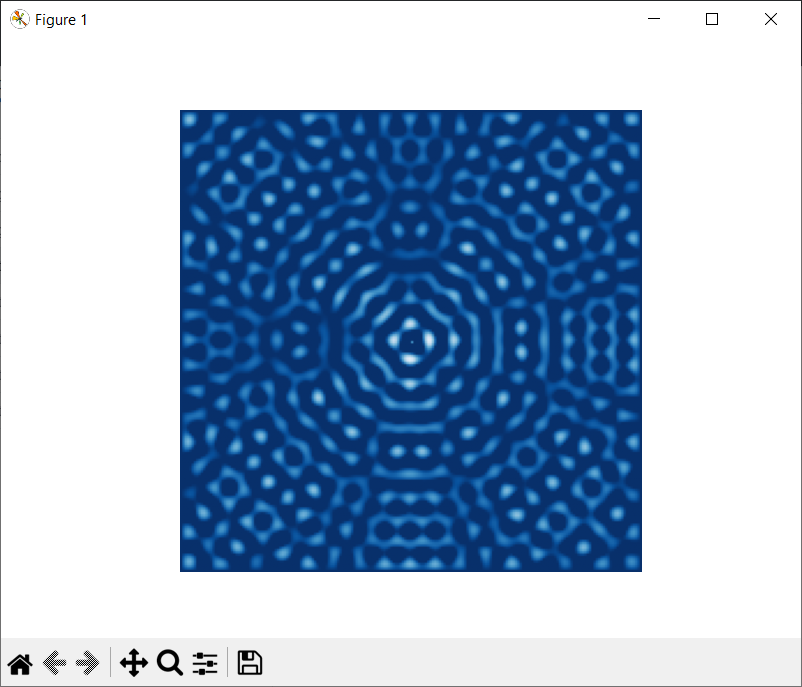

Recreate this plot in Python.
import numpy as np
import matplotlib.pyplot as plt
import matplotlib.animation as animation
from wave_eqn2d import WaveEqn2D

A = 80
dt = 1
T = 50
freq = 2 * np.pi / T
nx = ny = 200
sim = WaveEqn2D(nx, ny, dt=dt, use_mur_abc=False)

fig, ax = plt.subplots()
ax.axis("off")
img = ax.imshow(sim.u[0], vmin=0, vmax=40, cmap='Blues_r')

def update(i):
    """Advance the simulation by one tick."""
    # A regular sinusoidal signal at the centre of the domain.
    sim.u[0, ny//2, nx//2] = A * np.sin(i * freq)
    sim.update()

def init():
    """
    Initialization, because we're blitting and need references to the
    animated objects.
    """
    return img,

def animate(i):
    """Draw frame i of the animation."""
    update(i)
    img.set_data(sim.u[0])
    return img,

"Running the simulation"
interval, nframes = sim.dt, 100000
ani = animation.FuncAnimation(fig, animate, frames=nframes,
                              repeat=False,
                              init_func=init, interval=interval, blit=True)
plt.show()
